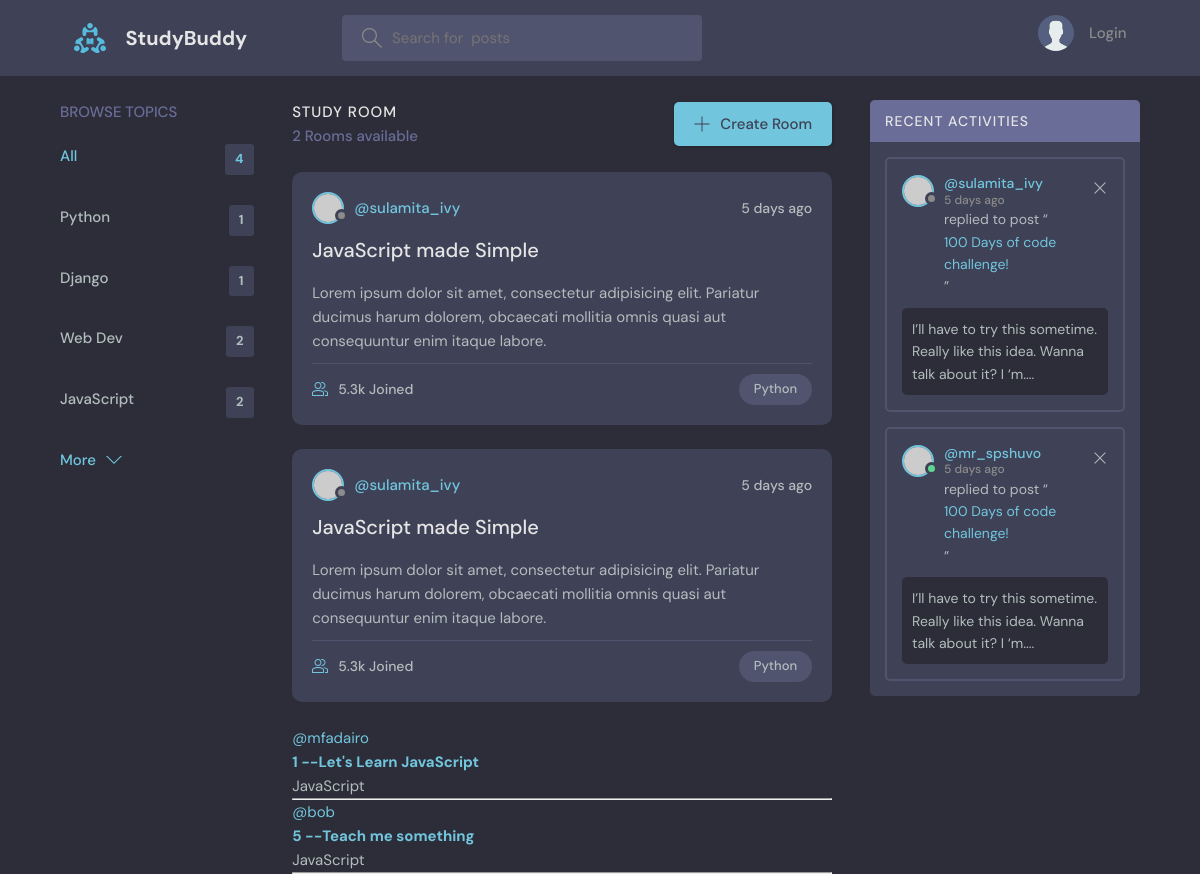
Screenshot of /?q=JavaScript with the database file from the repository.
### base/models.py (models this page shows, shortened)
class Topic(models.Model):
    name = models.CharField(max_length=200)

class Room(models.Model):
    host = models.ForeignKey(User, on_delete=models.SET_NULL, null=True)
    topic = models.ForeignKey(Topic, on_delete=models.SET_NULL, null=True)
    name = models.CharField(max_length=200)
    description = models.TextField(null=True, blank=True)
    participants = models.ManyToManyField(User, related_name='participants', blank=True)
    update = models.DateTimeField(auto_now=True)
    created = models.DateTimeField(auto_now_add=True)
    class Meta:
       ordering = ["-update", "-created"]

### base/views.py (the view)
# urls.py: path('', views.home, name="home"),
def home(request):
    q = request.GET.get('q') if request.GET.get('q') != None else ''
    rooms = Room.objects.filter(
        Q(topic__name__icontains=q) |
        Q(name__icontains=q) |
        Q(description__icontains=q)
        )
    topics = Topic.objects.all()
    rooms_count =rooms.count()
    room_messages = Message.objects.filter(Q(room__topic__name__icontains=q))
    context = {'rooms': rooms, 'topics': topics, 'room_count': rooms_count,
               'room_messages': room_messages}
    return render(request, 'base/home.html', context)

### base/templates/base/home.html (shortened to what this page needs)
{% extends 'main.html' %}
{% block content %}
    <main class="layout layout--3">
      <div class="container">
        {% include 'base/topics_component.html' %}
        <div class="roomList">
          <div class="roomList__header">
            <div>
              <h2>Study Room</h2>
              <p>{{room_count}} Rooms available</p>
            </div>
            <a class="btn btn--main" href="create-room.html">
              <svg version="1.1" xmlns="http://www.w3.org/2000/svg" width="32" height="32" viewBox="0 0 32 32">
                <title>add</title>
                <path
                  d="M16.943 0.943h-1.885v14.115h-14.115v1.885h14.115v14.115h1.885v-14.115h14.115v-1.885h-14.115v-14.115z"
                ></path>
              </svg>
              Create Room
            </a>
          </div>
          {% include  'base/feed_component.html' %}
        </div>
        <div class="activities">
          <div class="activities__header">
            <h2>Recent Activities</h2>
          </div>
          <div class="activities__box">
            <div class="activities__boxHeader roomListRoom__header">
              <a href="profile.html" class="roomListRoom__author">
                <div class="avatar avatar--small">
                  <img src="https://randomuser.me/api/portraits/women/11.jpg" />
                </div>
                <p>
                  @sulamita_ivy
                  <span>5 days ago</span>
                </p>
              </a>
              <div class="roomListRoom__actions">
                <a href="#">
                  <svg version="1.1" xmlns="http://www.w3.org/2000/svg" width="32" height="32" viewBox="0 0 32 32">
                    <title>remove</title>
                    <path
                      d="M27.314 6.019l-1.333-1.333-9.98 9.981-9.981-9.981-1.333 1.333 9.981 9.981-9.981 9.98 1.333 1.333 9.981-9.98 9.98 9.98 1.333-1.333-9.98-9.98 9.98-9.981z"
                    ></path>
                  </svg>
                </a>
              </div>
            </div>
            <div class="activities__boxContent">
              <p>replied to post “<a href="room.html">100 Days of code challenge!</a>”</p>
              <div class="activities__boxRoomContent">
                I’ll have to try this sometime. Really like this idea. Wanna talk about it? I ‘m....
              </div>
            </div>
          </div>
          <div class="activities__box">
            <div class="activities__boxHeader roomListRoom__header">
              <a href="profile.html" class="roomListRoom__author">
                <div class="avatar avatar--small active">
                  <img src="https://randomuser.me/api/portraits/men/13.jpg" />
                </div>
                <p>
                  @mr_spshuvo
                  <span>5 days ago</span>
                </p>
              </a>
              <div class="roomListRoom__actions">
                <a href="#">
                  <svg version="1.1" xmlns="http://www.w3.org/2000/svg" width="32" height="32" viewBox="0 0 32 32">
                    <title>remove</title>
                    <path
                      d="M27.314 6.019l-1.333-1.333-9.98 9.981-9.981-9.981-1.333 1.333 9.981 9.981-9.981 9.98 1.333 1.333 9.981-9.98 9.98 9.98 1.333-1.333-9.98-9.98 9.98-9.981z"
                    ></path>
                  </svg>
                </a>
              </div>
            </div>
            <div class="activities__boxContent">
              <p>replied to post “<a href="room.html">100 Days of code challenge!</a>”</p>
              <div class="activities__boxRoomContent">
                I’ll have to try this sometime. Really like this idea. Wanna talk about it? I ‘m....
              </div>
            </div>
          </div>
        </div>
      </div>
    </main>
{% endblock %}

### base/templates/base/topics_component.html
<div class="topics">
    <div class="topics__header">
      <h2>Browse Topics</h2>
    </div>
    <ul class="topics__list">
      <li>
        <a href="{% url 'home' %}" class="active">All <span>{{topics.count}}</span></a>
      </li>
      {% for topic in topics %}
      <li>
        <a href="{% url 'home' %}?q={{topic.name}}">{{topic.name}} <span>{{topic.room_set.all.count}}</span></a>
      </li>
      {% endfor %}
    </ul>
    <a class="btn btn--link" href="topics.html">
      More
      <svg version="1.1" xmlns="http://www.w3.org/2000/svg" width="32" height="32" viewBox="0 0 32 32">
        <title>chevron-down</title>
        <path d="M16 21l-13-13h-3l16 16 16-16h-3l-13 13z"></path>
      </svg>
    </a>
  </div>

### base/templates/base/feed_component.html (shortened to what this page needs)
{% for room in rooms %}
<div class="roomListRoom">
    <div class="roomListRoom__header">
      <a href="profile.html" class="roomListRoom__author">
        <div class="avatar avatar--small">
          <img src="https://randomuser.me/api/portraits/women/11.jpg" />
        </div>
        <span>@sulamita_ivy</span>
      </a>
      <div class="roomListRoom__actions">
        <span>5 days ago</span>
      </div>
    </div>
    <div class="roomListRoom__content">
      <a href="room.html">JavaScript made Simple</a>
      <p>
        Lorem ipsum dolor sit amet, consectetur adipisicing elit. Pariatur ducimus harum dolorem, obcaecati
        mollitia omnis quasi aut consequuntur enim itaque labore.
      </p>
    </div>
    <div class="roomListRoom__meta">
      <a href="room.html" class="roomListRoom__joined">
        5.3k Joined
      </a>
      <p class="roomListRoom__topic">Python</p>
    </div>
  </div>
{% endfor %}
    {% for room in rooms %}
        <div>
            <a href="{% url 'user-profile' room.host.id %}">@{{room.host.username}}</a>
            <a><h5>{{room.id}} -- <a href="{% url 'room' room.id %}">{{room.name}}</a></h5>
            <small>{{room.topic.name}}</small>
            <hr>
        </div>
    {% endfor %}

### rows the page displays
Topic: name "Python", room_set.all.count "1"
Topic: name "Django", room_set.all.count "1"
Topic: name "Web Dev", room_set.all.count "2"
Topic: name "JavaScript", room_set.all.count "2"
Room: host.username "mfadairo", id "1", name "Let's Learn JavaScript", topic.name "JavaScript"
Room: host.username "bob", id "5", name "Teach me something", topic.name "JavaScript"

### other values shown
{{ topics.count }} "4"
{{ room_count }} "2"
